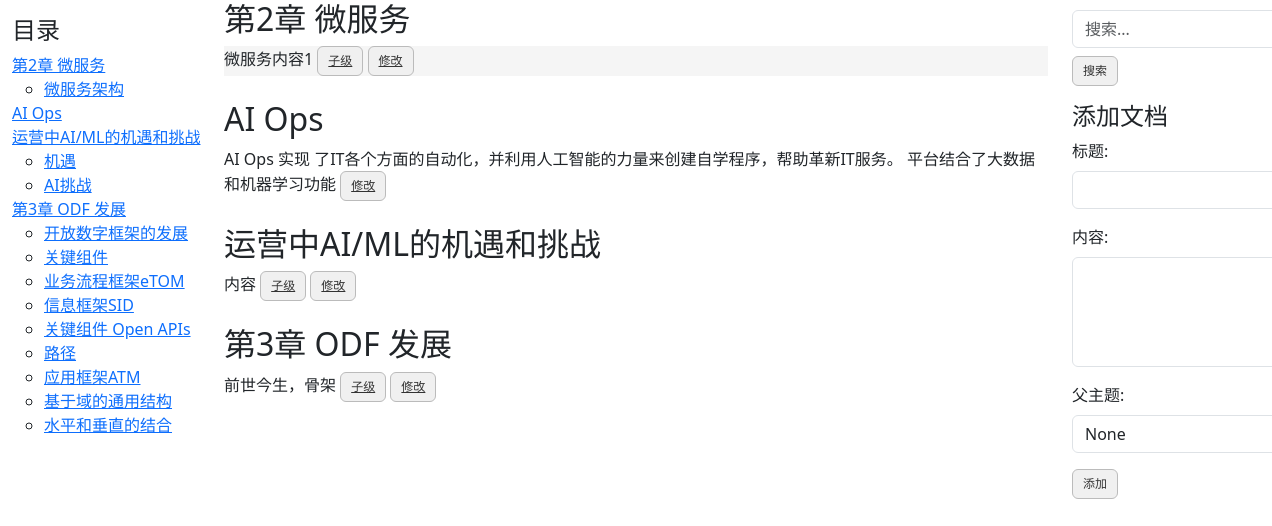
The page / on the database its author committed.
### app.py (models this page shows)
class Document(db.Model):
    id = db.Column(db.Integer, primary_key=True)
    title = db.Column(db.String(100), nullable=False)
    content = db.Column(db.Text, nullable=False)
    parent_id = db.Column(db.Integer, db.ForeignKey('document.id'), nullable=True)
    children = db.relationship('Document', backref=db.backref('parent', remote_side=[id]))

### app.py (the view, shortened to what this page needs)
@app.route('/', methods=['GET', 'POST'])
def index():
    documents = Document.query.filter_by(parent_id=None).all()
    return render_template('index.html', documents=documents)

### templates/index.html (shortened to what this page needs)
<!DOCTYPE html>
<html>
<head>
    <link rel="stylesheet" href="https://cdn.jsdelivr.net/npm/bootstrap@5.3.0/dist/css/bootstrap.min.css">
</head>
<body>
    <div class="container-fluid">
        <div class="row">
            <div class="col-md-2">
                <div class="sidebar sticky-sidebar">
                    <h4 class="mt-3">目录</h4>
                    <ul class="list-unstyled">
                        {% for document in documents %}
                        <li>
                            <a href="#document{{ document.id }}" class="document-link">{{ document.title }}</a>
                        </li>
                        {% if document.children %}
                        <ul>
                            {% for child in document.children %}
                            <li>
                                <a href="#document{{ child.id }}" class="document-link" data-parent-id="#children{{ document.id }}">{{ child.title }}</a>
                            </li>
                            {% endfor %}
                        </ul>
                        {% endif %}
                        {% endfor %}
                    </ul>
                </div>
            </div>
            <div class="col-md-8 content">
                {% for document in documents %}
                <div id="document{{ document.id }}">
                    <h2>{{ document.title }}</h2>
                    <div class="mb-4 {% if loop.first %}highlighted{% endif %}">
                        {{ document.content }}
                        {% if document.children %}
                        <button class="btn btn-link btn-msdn" type="button" data-bs-toggle="collapse" data-bs-target="#children{{ document.id }}" aria-expanded="false" aria-controls="children{{ document.id }}">
                            子级
                        </button>
                        {% endif %}
                        <a href="{{ url_for('edit_document', document_id=document.id) }}" class="btn btn-link btn-msdn">修改</a>
                    </div>
                </div>
                {% endfor %}
            </div>
            <div class="col-md-2">
                <div class="sidebar sticky-sidebar">
                    <div class="mb-3">
                        <input type="text" class="form-control" id="searchInput" placeholder="搜索...">
                        <button class="btn btn-primary btn-msdn mt-2" id="searchButton">搜索</button>
                    </div>
                    <h4 class="mt-3">添加文档</h4>
                    <form method="POST" action="/">
                        <div class="mb-3">
                            <label for="title" class="form-label">标题:</label>
                            <input type="text" class="form-control" id="title" name="title" required>
                        </div>
                        <div class="mb-3">
                            <label for="content" class="form-label">内容:</label>
                            <textarea class="form-control" id="content" name="content" rows="4" required></textarea>
                        </div>
                        <div class="mb-3">
                            <label for="parent_id" class="form-label">父主题:</label>
                            <select class="form-select" id="parent_id" name="parent_id">
                                <option value="">None</option>
                            </select>
                        </div>
                        <button type="submit" class="btn btn-primary btn-msdn">添加</button>
                    </form>
                </div>
            </div>
        </div>
    </div>
</body>
</html>

### templates/index.html (style rules this page uses)
body { font-family: "Segoe UI", Tahoma, Geneva, Verdana, sans-serif; }
.btn-msdn { font-size: 12px; padding: 5px 10px; background-color: #f0f0f0; border-color: #bbb; color: #333; }
.sidebar { width: 20%; min-width: 250px; }
.content { white-space: normal; word-wrap: break-word; }
.highlighted { background-color: #f5f5f5; }
.row { min-height: 100vh; overflow: visible; }
.sticky-sidebar { position: sticky; top: 10px; }

### rows shown on the page
Document: title "第2章 微服务", content "微服务内容1"
Document: title "微服务架构"
Document: title "AI Ops", content "AI Ops 实现 了IT各个方面的自动化，并利用人工智能的力量来创建自学程序，帮助革新IT服务。 平台结合了大数据和机器学习功能"
Document: title "运营中AI/ML的机遇和挑战", content "内容"
Document: title "机遇"
Document: title "AI挑战"
Document: title "第3章 ODF 发展", content "前世今生，骨架"
Document: title "开放数字框架的发展"
Document: title "关键组件"
Document: title "业务流程框架eTOM"
Document: title "信息框架SID"
Document: title "关键组件 Open APIs"
Document: title "路径"
Document: title "应用框架ATM"
Document: title "基于域的通用结构"
Document: title "水平和垂直的结合"
